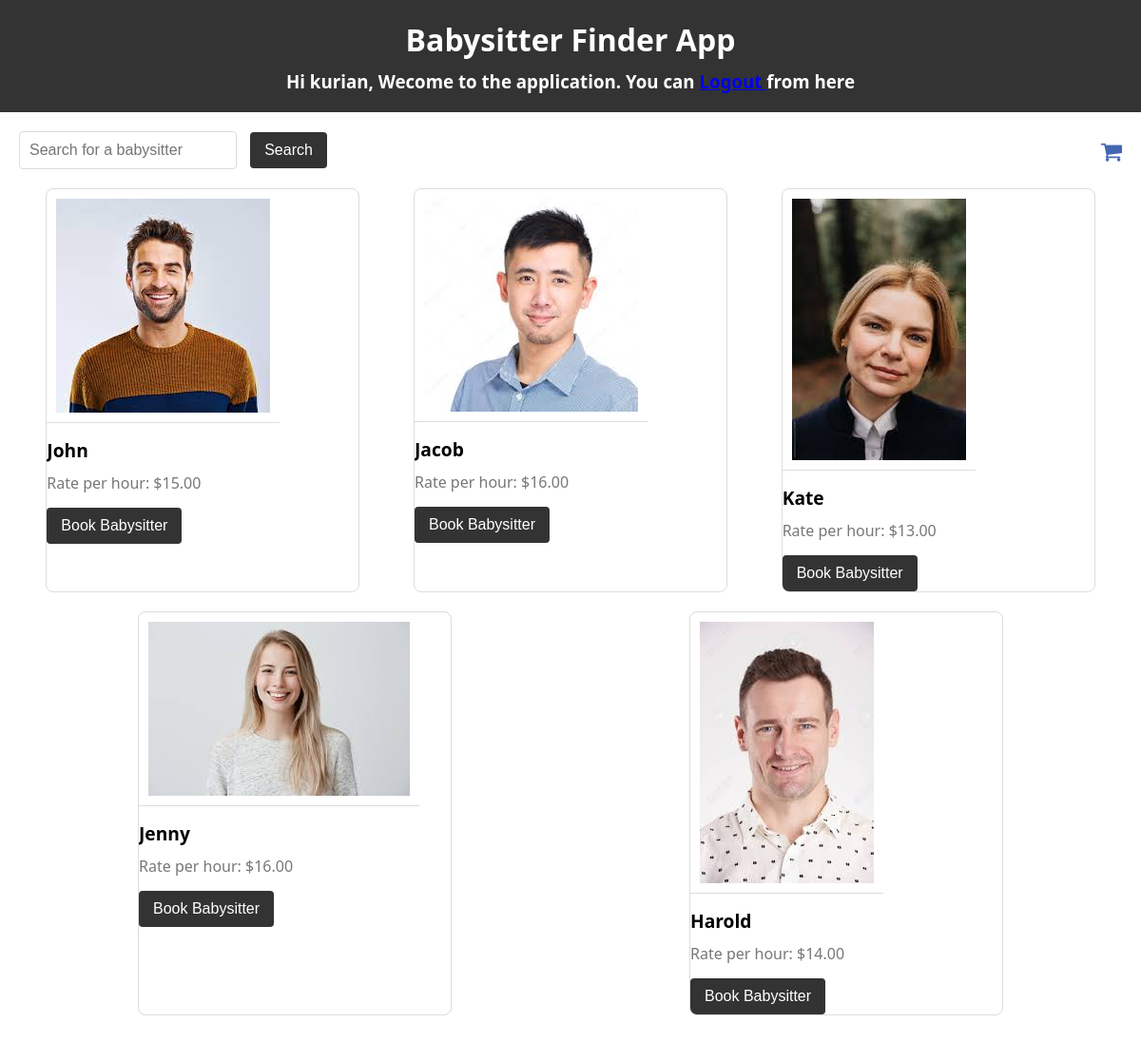
Screenshot of / (signed in) with the database file from the repository.
### app/models.py (models this page shows, shortened)
class Babysitter(models.Model):
    model = models.CharField(max_length=100)
    price_per_hour = models.DecimalField(max_digits=6, decimal_places=2)
    image = models.ImageField(upload_to='babysitter_images')
    created_by = models.ForeignKey(User, on_delete=models.CASCADE)
    is_booked = models.BooleanField(default=False)
    objects = BabysitterManager()

### app/views.py (the view)
# urls.py: path("", homepage, name="homepage"),
@login_required(login_url="login")
def homepage(request):
    search_query = request.GET.get("q", "")
    babysitters = Babysitter.objects.all()
    if search_query:
        babysitters = babysitters.filter(model__icontains=search_query)
    context = {
        "babysitters": babysitters,
        "search_query": search_query,
    }
    return render(request, "app/homepage.html", context)

### app/templates/app/homepage.html (shortened to what this page needs)
<!DOCTYPE html>
<html lang="en">
<head>
    <link rel="stylesheet" href="https://cdnjs.cloudflare.com/ajax/libs/font-awesome/4.7.0/css/font-awesome.min.css">
</head>
<body>
    <header>
        <h1>Babysitter Finder App</h1>
        {% if request.user.is_authenticated %}
        <h3>Hi {{ request.user }}, Wecome to the application. You can <a href="{% url 'signout' %}">Logout </a>from here</h3>
        {% endif %}
    </header>
    <div class="container">
        <div class="search-bar">
            <form action="" method="GET">
                <input type="text" name="q" placeholder="Search for a babysitter" value="{{ search_query }}">
                <button type="submit">Search</button>
            </form>
            <a href="{% url 'cart' %}" class="cart_btn"><i class="fa fa-shopping-cart"></i></a>
        </div>
        <div class="product-container">
            {% if babysitters %}
            {% for babysitter in babysitters %}
            <div class="product-card">
                <img src="{{ babysitter.image.url }}" alt="{{ babysitter.model }}">
                <h3>{{ babysitter.model }}</h3>
                <p>Rate per hour: ${{ babysitter.price_per_hour }}</p>
                <a href="{% url 'add_to_cart' pk=babysitter.pk %}"><button>Book Babysitter</button></a>
            </div>
            {% endfor %}
            {% else %}
            <p>No babysitters found.</p>
            {% endif %}
        </div>
    </div>
</body>
</html>

### app/templates/app/homepage.html (style rules this page uses)
body { font-family: 'Segoe UI', Tahoma, Geneva, Verdana, sans-serif; margin: 0; padding: 0; background-image: url('https://img.freepik.com/premium-vector/babysitter-nanny-services-care-baby-needs-play-with-children-flat-illustration_2175-8229.jpg?w=2000'); background-repeat: no-repeat; background-size: cover; }
header { background-color: #333; color: #fff; padding: 20px; text-align: center; }
h1 { margin: 0; }
h3 { margin: 10px 0 0; }
.container { max-width: 1200px; margin: 20px auto; padding: 0 20px; }
.search-bar { margin-bottom: 20px; display: flex; justify-content: space-between; align-items: center; }
.search-bar input[type="text"] { padding: 10px; border: 1px solid #ddd; border-radius: 4px; font-size: 16px; flex-grow: 1; }
.search-bar button { padding: 10px 15px; background-color: #333; color: #fff; border: none; border-radius: 4px; font-size: 16px; cursor: pointer; margin-left: 10px; }
.product-container { display: flex; flex-wrap: wrap; justify-content: space-around; }
.product-card { width: calc(30% - 20px); margin-bottom: 20px; background-color: #fff; border: 1px solid #ddd; border-radius: 8px; overflow: hidden; transition: transform 0.3s ease-in-out; }
.product-card img { max-width: 100%; height: auto; border-bottom: 1px solid #ddd; padding: 10px; }
.product-card h3 { margin: 10px 0; font-size: 1.2em; }
.product-card p { margin: 5px 0; color: #777; }
.product-card button { padding: 10px 15px; background-color: #333; color: #fff; border: none; border-radius: 4px; font-size: 16px; cursor: pointer; margin-top: 10px; }
.cart_btn { text-decoration: none; color: #4267B2; font-size: 24px; }

### rows the page displays
Babysitter: image (picture), model "John", price_per_hour "15.00"
Babysitter: image (picture), model "Jacob", price_per_hour "16.00"
Babysitter: image (picture), model "Kate", price_per_hour "13.00"
Babysitter: image (picture), model "Jenny", price_per_hour "16.00"
Babysitter: image (picture), model "Harold", price_per_hour "14.00"

### other values shown
{{ request.user }} "kurian"
